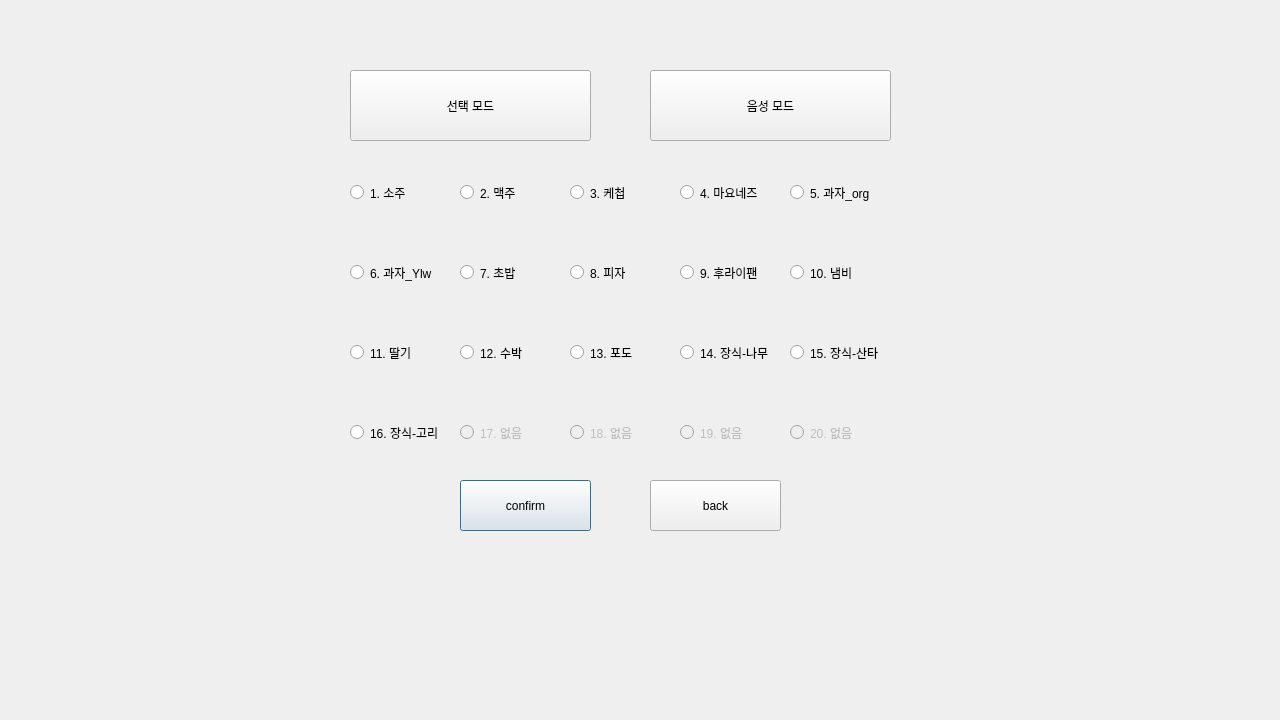
<?xml version="1.0" encoding="UTF-8"?>
<ui version="4.0">
 <class>Dialog</class>
 <widget class="QDialog" name="Dialog">
  <property name="geometry">
   <rect>
    <x>0</x>
    <y>0</y>
    <width>1280</width>
    <height>720</height>
   </rect>
  </property>
  <property name="windowTitle">
   <string>Dialog</string>
  </property>
  <widget class="QRadioButton" name="radioButton_1">
   <property name="geometry">
    <rect>
     <x>350</x>
     <y>180</y>
     <width>92</width>
     <height>25</height>
    </rect>
   </property>
   <property name="text">
    <string>1. 소주</string>
   </property>
  </widget>
  <widget class="QRadioButton" name="radioButton_2">
   <property name="geometry">
    <rect>
     <x>460</x>
     <y>180</y>
     <width>92</width>
     <height>25</height>
    </rect>
   </property>
   <property name="text">
    <string>2. 맥주</string>
   </property>
  </widget>
  <widget class="QRadioButton" name="radioButton_3">
   <property name="geometry">
    <rect>
     <x>570</x>
     <y>180</y>
     <width>92</width>
     <height>25</height>
    </rect>
   </property>
   <property name="text">
    <string>3. 케첩</string>
   </property>
  </widget>
  <widget class="QRadioButton" name="radioButton_4">
   <property name="geometry">
    <rect>
     <x>680</x>
     <y>180</y>
     <width>92</width>
     <height>25</height>
    </rect>
   </property>
   <property name="text">
    <string>4. 마요네즈</string>
   </property>
  </widget>
  <widget class="QRadioButton" name="radioButton_5">
   <property name="geometry">
    <rect>
     <x>790</x>
     <y>180</y>
     <width>101</width>
     <height>25</height>
    </rect>
   </property>
   <property name="text">
    <string>5. 과자_org</string>
   </property>
  </widget>
  <widget class="QRadioButton" name="radioButton_8">
   <property name="geometry">
    <rect>
     <x>570</x>
     <y>260</y>
     <width>92</width>
     <height>25</height>
    </rect>
   </property>
   <property name="text">
    <string>8. 피자</string>
   </property>
  </widget>
  <widget class="QRadioButton" name="radioButton_6">
   <property name="geometry">
    <rect>
     <x>350</x>
     <y>260</y>
     <width>101</width>
     <height>25</height>
    </rect>
   </property>
   <property name="text">
    <string>6. 과자_Ylw</string>
   </property>
  </widget>
  <widget class="QRadioButton" name="radioButton_9">
   <property name="geometry">
    <rect>
     <x>680</x>
     <y>260</y>
     <width>92</width>
     <height>25</height>
    </rect>
   </property>
   <property name="text">
    <string>9. 후라이팬</string>
   </property>
  </widget>
  <widget class="QRadioButton" name="radioButton_7">
   <property name="geometry">
    <rect>
     <x>460</x>
     <y>260</y>
     <width>92</width>
     <height>25</height>
    </rect>
   </property>
   <property name="text">
    <string>7. 초밥</string>
   </property>
  </widget>
  <widget class="QRadioButton" name="radioButton_10">
   <property name="geometry">
    <rect>
     <x>790</x>
     <y>260</y>
     <width>92</width>
     <height>25</height>
    </rect>
   </property>
   <property name="text">
    <string>10. 냄비</string>
   </property>
  </widget>
  <widget class="QRadioButton" name="radioButton_13">
   <property name="geometry">
    <rect>
     <x>570</x>
     <y>340</y>
     <width>92</width>
     <height>25</height>
    </rect>
   </property>
   <property name="text">
    <string>13. 포도</string>
   </property>
  </widget>
  <widget class="QRadioButton" name="radioButton_11">
   <property name="geometry">
    <rect>
     <x>350</x>
     <y>340</y>
     <width>92</width>
     <height>25</height>
    </rect>
   </property>
   <property name="text">
    <string>11. 딸기</string>
   </property>
  </widget>
  <widget class="QRadioButton" name="radioButton_14">
   <property name="geometry">
    <rect>
     <x>680</x>
     <y>340</y>
     <width>111</width>
     <height>25</height>
    </rect>
   </property>
   <property name="text">
    <string>14. 장식-나무</string>
   </property>
  </widget>
  <widget class="QRadioButton" name="radioButton_12">
   <property name="geometry">
    <rect>
     <x>460</x>
     <y>340</y>
     <width>92</width>
     <height>25</height>
    </rect>
   </property>
   <property name="text">
    <string>12. 수박</string>
   </property>
  </widget>
  <widget class="QRadioButton" name="radioButton_15">
   <property name="geometry">
    <rect>
     <x>790</x>
     <y>340</y>
     <width>111</width>
     <height>25</height>
    </rect>
   </property>
   <property name="text">
    <string>15. 장식-산타</string>
   </property>
  </widget>
  <widget class="QRadioButton" name="radioButton_18">
   <property name="enabled">
    <bool>false</bool>
   </property>
   <property name="geometry">
    <rect>
     <x>570</x>
     <y>420</y>
     <width>92</width>
     <height>25</height>
    </rect>
   </property>
   <property name="text">
    <string>18. 없음</string>
   </property>
  </widget>
  <widget class="QRadioButton" name="radioButton_16">
   <property name="geometry">
    <rect>
     <x>350</x>
     <y>420</y>
     <width>111</width>
     <height>25</height>
    </rect>
   </property>
   <property name="text">
    <string>16. 장식-고리</string>
   </property>
  </widget>
  <widget class="QRadioButton" name="radioButton_19">
   <property name="enabled">
    <bool>false</bool>
   </property>
   <property name="geometry">
    <rect>
     <x>680</x>
     <y>420</y>
     <width>92</width>
     <height>25</height>
    </rect>
   </property>
   <property name="text">
    <string>19. 없음</string>
   </property>
  </widget>
  <widget class="QRadioButton" name="radioButton_17">
   <property name="enabled">
    <bool>false</bool>
   </property>
   <property name="geometry">
    <rect>
     <x>460</x>
     <y>420</y>
     <width>92</width>
     <height>25</height>
    </rect>
   </property>
   <property name="text">
    <string>17. 없음</string>
   </property>
  </widget>
  <widget class="QRadioButton" name="radioButton_20">
   <property name="enabled">
    <bool>false</bool>
   </property>
   <property name="geometry">
    <rect>
     <x>790</x>
     <y>420</y>
     <width>92</width>
     <height>25</height>
    </rect>
   </property>
   <property name="text">
    <string>20. 없음</string>
   </property>
  </widget>
  <widget class="QPushButton" name="pushButton_confirm">
   <property name="geometry">
    <rect>
     <x>460</x>
     <y>480</y>
     <width>131</width>
     <height>51</height>
    </rect>
   </property>
   <property name="text">
    <string>confirm</string>
   </property>
  </widget>
  <widget class="QPushButton" name="pushButton_back">
   <property name="geometry">
    <rect>
     <x>650</x>
     <y>480</y>
     <width>131</width>
     <height>51</height>
    </rect>
   </property>
   <property name="text">
    <string>back</string>
   </property>
  </widget>
  <widget class="QPushButton" name="pushButton_selectD">
   <property name="geometry">
    <rect>
     <x>350</x>
     <y>70</y>
     <width>241</width>
     <height>71</height>
    </rect>
   </property>
   <property name="text">
    <string>선택 모드</string>
   </property>
  </widget>
  <widget class="QPushButton" name="pushButton_selectV">
   <property name="geometry">
    <rect>
     <x>650</x>
     <y>70</y>
     <width>241</width>
     <height>71</height>
    </rect>
   </property>
   <property name="text">
    <string>음성 모드</string>
   </property>
  </widget>
 </widget>
 <resources/>
 <connections/>
</ui>
